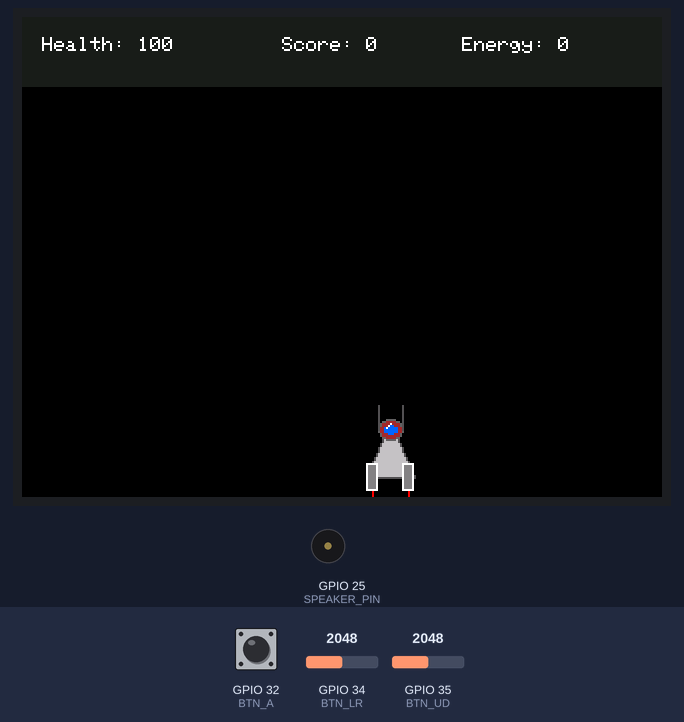
Recording of a sketch running on a simulated ESP32. On the bench: 320×240 colour display, buzzer (waves = sounding). The test bench sets the inputs (shaded band); at power-on: GPIO 32 (BTN_A) HIGH, GPIO 34 (BTN_LR) = 2048, GPIO 35 (BTN_UD) = 2048. Random numbers use the default seed unless the sketch sets one; what the sketch prints to the serial monitor is not drawn.

Above: at 1.4 s.
1.5 s: GPIO 32 (BTN_A) pulled LOW for 0.3 s
At 2.18 s:
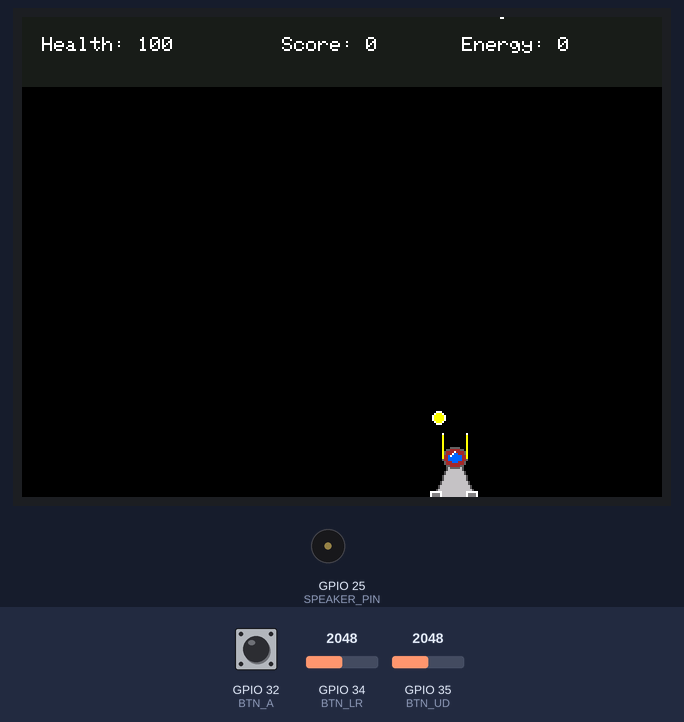
4.8 s: GPIO 32 (BTN_A) pulled LOW for 1 s
At 5.7 s:
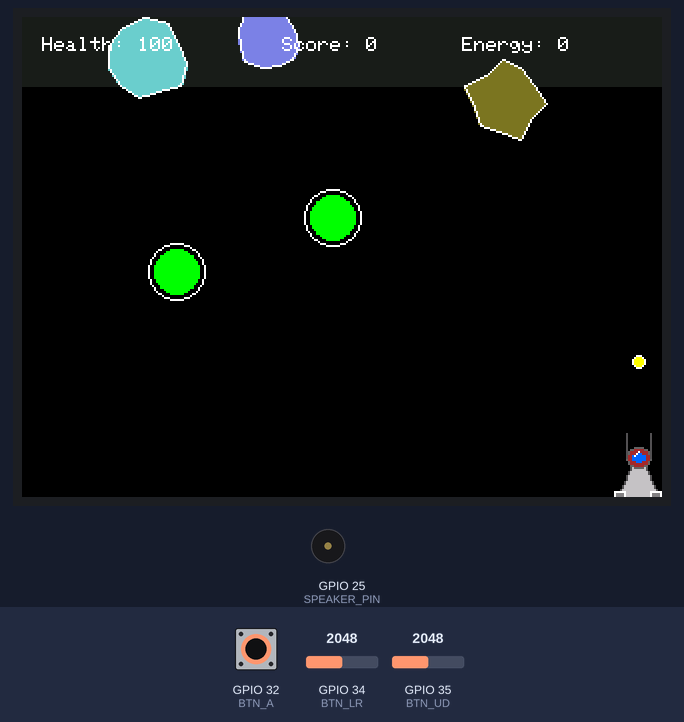
7.5 s: GPIO 32 (BTN_A) pulled LOW for 0.3 s
At 8.42 s:
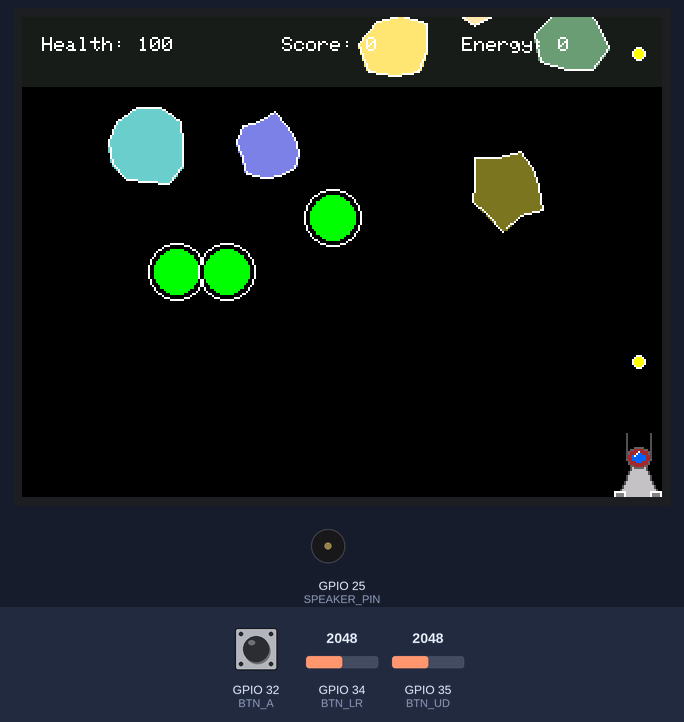
10.7 s: GPIO 34 (BTN_LR) set to 4040
At 11.55 s:
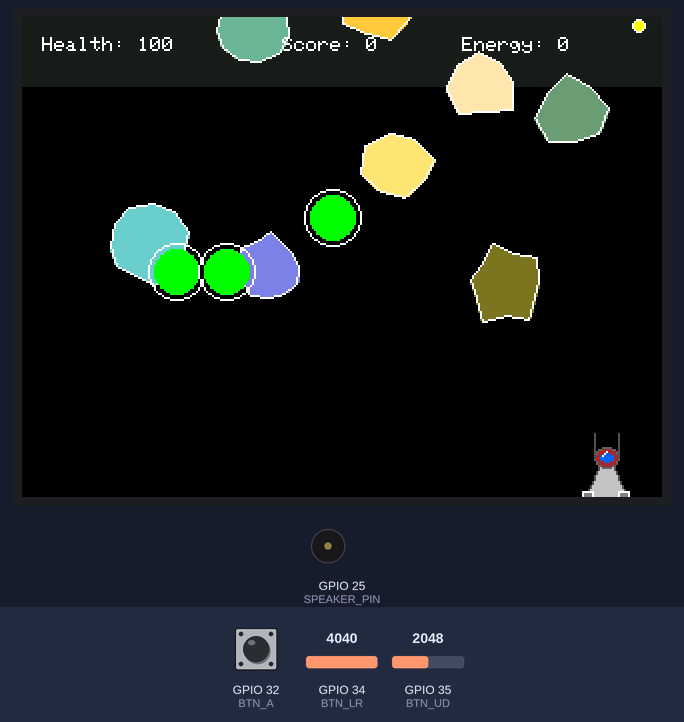
13.7 s: GPIO 35 (BTN_UD) set to 3969
16.7 s: GPIO 35 (BTN_UD) set to 4038
At 17.7 s:
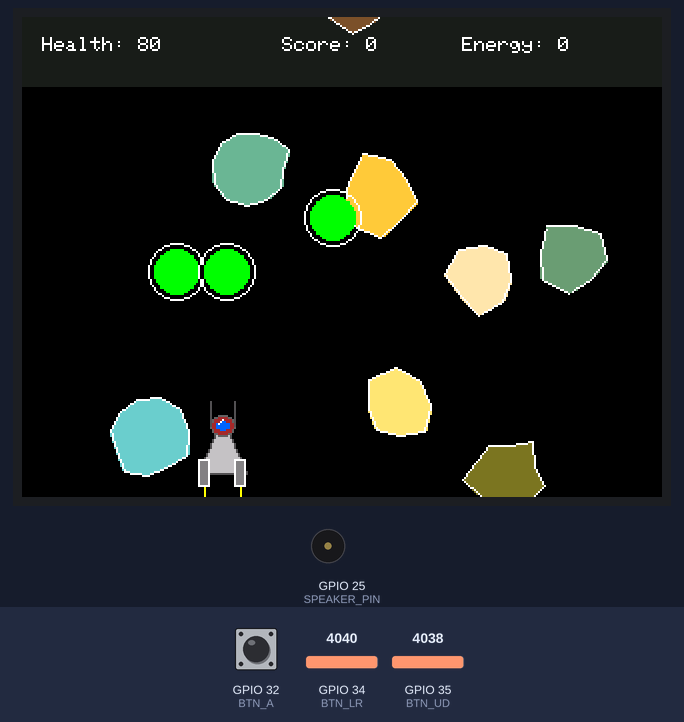
Timing chart, 0 to 19.7 s (numbered marks = the images above; inputs shaded):
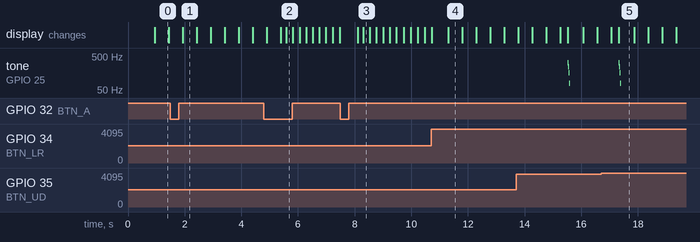

The sketch:

VIDI-X-meteor-blaster.ino
```cpp
#define LGFX_USE_V1
#include <LovyanGFX.hpp>
#include <FastLED.h>

class LGFX : public lgfx::LGFX_Device {
  lgfx::Panel_ILI9341 _panel_instance;
  lgfx::Bus_SPI _bus_instance;
public:
  LGFX(void) {
    { // Bus config
      auto cfg = _bus_instance.config();
      cfg.spi_host = VSPI_HOST;
      cfg.spi_mode = 0;
      cfg.freq_write = 40000000;
      cfg.freq_read = 16000000;
      cfg.spi_3wire = true;
      cfg.use_lock = true;
      cfg.dma_channel = 1;
      cfg.pin_sclk = 18;
      cfg.pin_mosi = 23;
      cfg.pin_miso = 19;
      cfg.pin_dc = 21;
      _bus_instance.config(cfg);
      _panel_instance.setBus(&_bus_instance);
    }
    { // Panel config
      auto cfg = _panel_instance.config();
      cfg.pin_cs = 5;
      cfg.pin_rst = -1;
      cfg.pin_busy = -1;
      cfg.memory_width = 240;
      cfg.memory_height = 320;
      cfg.panel_width = 240;
      cfg.panel_height = 320;
      cfg.offset_x = 0;
      cfg.offset_y = 0;
      cfg.offset_rotation = 1;
      cfg.dummy_read_pixel = 8;
      cfg.dummy_read_bits = 1;
      cfg.readable = true;
      cfg.invert = false;
      cfg.rgb_order = false;
      cfg.dlen_16bit = false;
      cfg.bus_shared = true;
      _panel_instance.config(cfg);
    }
    setPanel(&_panel_instance);
  }
};

static LGFX lcd;
static LGFX_Sprite canvas(&lcd);

#define LED_PIN 26
#define NUM_LEDS 5
CRGB leds[NUM_LEDS];

#define SPEAKER_PIN 25
#define LEDC_CHANNEL 0
#define LEDC_RESOLUTION 8
#define LEDC_BASE_FREQ 2000

#define SCREEN_WIDTH 320
#define SCREEN_HEIGHT 240
#define UI_HEIGHT 35
#define PLAYER_SIZE 24
#define MAX_METEORS 8
#define MAX_CELLS 3

#define BTN_LR   34
#define BTN_UD   35
#define BTN_A    32
#define BTN_RESTART 0

#define MOVE_STEP 8

#define BULLET_SPEED 14
#define BULLET_MAX 8

// -- Boje --
#define COLOR_UI_BG 0x18E3
#define COLOR_TEXT  0xFFFF

struct Meteor {
  float x, y;
  float dx, dy;
  float speed;
  int size;
  bool active;
  float angle;
  float rotationSpeed;
  uint8_t points;
  float offsets[16];
  uint16_t color;
  bool isSmall;
  int impact; // za sudare
};

struct Bullet {
  float x, y, dx, dy;
  bool active;
};

struct EnergyCell {
  float x, y;
  bool collected;
};

struct Player {
  float x, y;
  int health;
  int energy;
  int score;
};

Player player;
Meteor meteors[MAX_METEORS];
EnergyCell cells[MAX_CELLS];
Bullet bullets[BULLET_MAX];

unsigned long lastSpawn = 0;
bool gameOver = false;

// --- Topovi animacija
bool cannonFired = false;
unsigned long lastCannonFlash = 0;
#define CANNON_FLASH_MS 70

// --- Prototipovi ---
void initGame();
void generateMeteor();
void generateEnergyCell();
void updateGame();
void updatePlayerMovement();
void drawGame();
void drawMeteor(Meteor &m);
void playCollectSound();
void playCollisionSound();
void showGameOver();
void fireCannon();
void updateBullets();
void drawBullets();
void splitMeteor(Meteor &m);

// --- Setup ---
void setup() {
  Serial.begin(115200);

  lcd.init();
  lcd.setRotation(0);
  lcd.fillScreen(0x0000);
  canvas.setPsram(true);
  bool ok = canvas.createSprite(SCREEN_WIDTH, SCREEN_HEIGHT);
  Serial.println(ok ? "Canvas created!" : "Canvas FAIL!");
  if (!ok) while(1) delay(1000);

  FastLED.addLeds<WS2812B, LED_PIN, GRB>(leds, NUM_LEDS);
  ledcSetup(LEDC_CHANNEL, LEDC_BASE_FREQ, LEDC_RESOLUTION);
  ledcAttachPin(SPEAKER_PIN, LEDC_CHANNEL);

  pinMode(BTN_LR, INPUT);
  pinMode(BTN_UD, INPUT);
  pinMode(BTN_A, INPUT_PULLUP);
  pinMode(BTN_RESTART, INPUT_PULLUP);

  initGame();
}

void initGame() {
  player.x = SCREEN_WIDTH/2;
  player.y = SCREEN_HEIGHT - 50;
  player.health = 100;
  player.energy = 0;
  player.score = 0;
  for(int i=0; i<MAX_METEORS; i++) meteors[i].active = false;
  for(int i=0; i<MAX_CELLS; i++) cells[i].collected = true;
  for(int i=0; i<BULLET_MAX; i++) bullets[i].active = false;
  gameOver = false;
}

// --- Meteoriti ---
void generateMeteor() {
  for(int i=0; i<MAX_METEORS; i++) {
    if(!meteors[i].active) {
      meteors[i].x = random(40, SCREEN_WIDTH-40);
      meteors[i].y = -30;
      meteors[i].speed = random(2, 5);
      meteors[i].size = random(36, 48);
      meteors[i].active = true;
      meteors[i].angle = random(0, 360) * 0.01745;
      meteors[i].rotationSpeed = (random(-8,9)) * 0.008;
      meteors[i].points = random(8, 13);
      for(uint8_t j=0; j<meteors[i].points; j++)
        meteors[i].offsets[j] = meteors[i].size/2 * (0.7 + random(0, 31) * 0.01);
      int tint = random(3);
      if (tint == 0)
        meteors[i].color = 0x7BEF + random(-500, 500);
      else if (tint == 1)
        meteors[i].color = 0x6DEF + random(-600, 300);
      else
        meteors[i].color = 0xFEA0 + random(-400, 200);
      meteors[i].dx = 0;
      meteors[i].dy = meteors[i].speed;
      meteors[i].isSmall = false;
      meteors[i].impact = meteors[i].size / 4 + 3;
      break;
    }
  }
}

// --- Energijske ćelije ---
void generateEnergyCell() {
  for(int i=0; i<MAX_CELLS; i++) {
    if(cells[i].collected) {
      cells[i].x = random(50, SCREEN_WIDTH-50);
      cells[i].y = random(100, SCREEN_HEIGHT-100);
      cells[i].collected = false;
      break;
    }
  }
}

// --- Kretanje igrača s analogRead (VIDI X joystick stil) ---
void updatePlayerMovement() {
  int analogLR = analogRead(BTN_LR);
  int analogUD = analogRead(BTN_UD);

  // Lijevo
  if (analogLR > 4000) player.x -= MOVE_STEP;
  // Desno
  if (analogLR > 1800 && analogLR < 2200) player.x += MOVE_STEP;
  // Gore
  if (analogUD > 4000) player.y -= MOVE_STEP;
  // Dolje
  if (analogUD > 1800 && analogUD < 2200) player.y += MOVE_STEP;

  // Clamp
  if (player.x < PLAYER_SIZE/2) player.x = PLAYER_SIZE/2;
  if (player.x > SCREEN_WIDTH-PLAYER_SIZE/2) player.x = SCREEN_WIDTH-PLAYER_SIZE/2;
  if (player.y < UI_HEIGHT + PLAYER_SIZE/2) player.y = UI_HEIGHT + PLAYER_SIZE/2;
  if (player.y > SCREEN_HEIGHT-PLAYER_SIZE/2) player.y = SCREEN_HEIGHT-PLAYER_SIZE/2;
}

// --- Metak (bullet) ---
void fireCannon() {
  for (int i=0; i<BULLET_MAX; i++) {
    if (!bullets[i].active) {
      bullets[i].x = player.x;
      bullets[i].y = player.y - PLAYER_SIZE/2 - 2;
      bullets[i].dx = 0;
      bullets[i].dy = -BULLET_SPEED;
      bullets[i].active = true;
      cannonFired = true;
      lastCannonFlash = millis();
      break;
    }
  }
}

// --- Update metka ---
void updateBullets() {
  for (int i=0; i<BULLET_MAX; i++) {
    if (bullets[i].active) {
      bullets[i].x += bullets[i].dx;
      bullets[i].y += bullets[i].dy;
      if (bullets[i].y < 0) bullets[i].active = false;
    }
  }
}

void drawBullets() {
  for (int i=0; i<BULLET_MAX; i++) {
    if (bullets[i].active) {
      canvas.fillCircle(bullets[i].x, bullets[i].y, 3, 0xFFE0);
      canvas.drawCircle(bullets[i].x, bullets[i].y, 3, 0xFFFF);
    }
  }
}

// --- Meteoriti “split” i sudari ---
void splitMeteor(Meteor &m) {
  m.active = false;
  int smallCount = random(2, 4);
  for (int s=0; s<smallCount; s++) {
    for (int i=0; i<MAX_METEORS; i++) {
      if (!meteors[i].active) {
        meteors[i] = m;
        meteors[i].active = true;
        meteors[i].size = m.size / 2 + random(-3, 3);
        meteors[i].isSmall = true;
        meteors[i].impact = meteors[i].size / 5 + 1;
        float angle = random(0, 360) * 0.01745;
        float spd = random(3, 7);
        meteors[i].dx = cos(angle) * spd;
        meteors[i].dy = sin(angle) * spd;
        meteors[i].angle += random(-30, 30) * 0.01745;
        meteors[i].rotationSpeed = m.rotationSpeed * (0.7 + random(-10,10)*0.01);
        meteors[i].color += random(-300, 300);
        break;
      }
    }
  }
}

// --- Glavni update ---
void updateGame() {
  updatePlayerMovement();

  // Meteoriti i ćelije
  if(millis() - lastSpawn > 1100) {
    generateMeteor();
    if(random(100) < 30) generateEnergyCell();
    lastSpawn = millis();
  }


for(int i=0;i<MAX_METEORS;i++) {
  if(meteors[i].active) {

  meteors[i].y += 1; // BRUTALNO ubrzaj pad da vidiš efekt!

    //Serial.printf("Meteor #%d: x=%.1f y=%.1f size=%d\n", i, meteors[i].x, meteors[i].y, meteors[i].size);
  }
}

  // Meteoriti “fizika”
  for(int i=0; i<MAX_METEORS; i++) {
    if(meteors[i].active) {
      meteors[i].x += meteors[i].dx;
      meteors[i].y += meteors[i].dy;
      meteors[i].angle += meteors[i].rotationSpeed;
      // Odbijanje od rubova
      if (meteors[i].x < meteors[i].size/2 || meteors[i].x > SCREEN_WIDTH-meteors[i].size/2)
        meteors[i].dx = -meteors[i].dx;
      //if (meteors[i].y > SCREEN_HEIGHT - meteors[i].size/2) {
      //  meteors[i].dy = -abs(meteors[i].dy); // odbij se samo od dna prema gore
      //}
      if (meteors[i].x < -50 || meteors[i].x > SCREEN_WIDTH+50 ||
          meteors[i].y < -50 || meteors[i].y > SCREEN_HEIGHT+50)
        meteors[i].active = false;


      // Meteor sudari s drugim meteoritom
      for(int j=i+1; j<MAX_METEORS; j++) {
        if (meteors[j].active) {
          float dx = meteors[j].x - meteors[i].x;
          float dy = meteors[j].y - meteors[i].y;
          float dist = sqrt(dx*dx+dy*dy);
          float minDist = meteors[i].size/2 + meteors[j].size/2;
          if (dist < minDist && dist > 1) {
            float nx = dx/dist, ny = dy/dist;
            float dvx = meteors[i].dx - meteors[j].dx;
            float dvy = meteors[i].dy - meteors[j].dy;
            float impact = dvx*nx + dvy*ny;
            if (impact < 0) {
              float force = (meteors[i].impact + meteors[j].impact) / 2.0;
              meteors[i].dx -= nx * force / meteors[i].impact;
              meteors[i].dy -= ny * force / meteors[i].impact;
              meteors[j].dx += nx * force / meteors[j].impact;
              meteors[j].dy += ny * force / meteors[j].impact;
            }
          }
        }
      }
      // Van ekrana
      if (meteors[i].x < -50 || meteors[i].x > SCREEN_WIDTH+50 ||
          meteors[i].y < -50 || meteors[i].y > SCREEN_HEIGHT+50)
        meteors[i].active = false;
    }
  }

  // Meteoriti i igrač sudar
  for(int i=0; i<MAX_METEORS; i++) {
    if(meteors[i].active) {
      float dx = player.x - meteors[i].x;
      float dy = player.y - meteors[i].y;
      float dist = sqrt(dx*dx + dy*dy);
      if(dist < PLAYER_SIZE/2 + meteors[i].size/2 * 0.85) {
        player.health -= meteors[i].isSmall ? 8 : 20;
        meteors[i].active = false;
        playCollisionSound();
      }
    }
  }

  // Energijske ćelije
  for(int i=0; i<MAX_CELLS; i++) {
    if(!cells[i].collected) {
      float dx = player.x - cells[i].x;
      float dy = player.y - cells[i].y;
      if (sqrt(dx*dx + dy*dy) < 28) {
        player.energy += 25;
        player.score += 100;
        cells[i].collected = true;
        playCollectSound();
      }
    }
  }

  updateBullets();

  // Metak i meteorit
  for (int b=0; b<BULLET_MAX; b++) {
    if (bullets[b].active) {
      for (int m=0; m<MAX_METEORS; m++) {
        if (meteors[m].active) {
          float dx = bullets[b].x - meteors[m].x;
          float dy = bullets[b].y - meteors[m].y;
          float d = sqrt(dx*dx + dy*dy);
          if (d < meteors[m].size/2) {
            bullets[b].active = false;
            if (!meteors[m].isSmall && meteors[m].size > 20) {
              splitMeteor(meteors[m]);
            } else {
              meteors[m].active = false;
            }
            player.score += meteors[m].isSmall ? 30 : 100;
            break;
          }
        }
      }
    }
  }

  if(player.health <= 0) gameOver = true;
}

// --- Crtanje meteora ---
void drawMeteor(Meteor &m) {
  float cx = m.x, cy = m.y;
  uint8_t pts = m.points;
  float a = m.angle;
  int16_t px[16], py[16];
  for(uint8_t j=0; j<pts; j++) {
    float theta = a + j * (2*PI/pts);
    float r = m.offsets[j];
    px[j] = cx + cos(theta) * r;
    py[j] = cy + sin(theta) * r;
  }
  for (uint8_t j = 0; j < pts; j++) {
    uint8_t next = (j + 1) % pts;
    canvas.fillTriangle(cx, cy, px[j], py[j], px[next], py[next], m.color);
    canvas.drawLine(px[j], py[j], px[next], py[next], 0xFFFF);
  }
}

// --- Player ship, refleksije, sjaj, topovi ---
void drawPlayerShip(float x, float y) {
  int shipW = PLAYER_SIZE;
  int shipH = PLAYER_SIZE+8;
  int canopyH = 10;
  int motorW = 6;
  int motorH = 14;
  int fireLen = 16;

  // Tijelo broda
  canvas.fillTriangle(
    x - shipW/2, y + shipH/2,
    x + shipW/2, y + shipH/2,
    x,           y - shipH/2 + 4,
    0xC618
  );
  canvas.drawTriangle(
    x - shipW/2, y + shipH/2,
    x + shipW/2, y + shipH/2,
    x,           y - shipH/2 + 4,
    0x528A
  );

  // Kupola + refleksija
  canvas.fillEllipse(x, y - shipH/4, shipW/4, canopyH/2, 0xA145); // Smeđa
  canvas.drawEllipse(x, y - shipH/4, shipW/4, canopyH/2, 0x630C);
  canvas.fillEllipse(x, y - shipH/4, shipW/7, canopyH/4, 0x033F); // plavi sjaj
  canvas.drawLine(x - shipW/12, y - shipH/4 - 1, x, y - shipH/4 - 3, 0xFFFF); // window reflection

  // Motori
  int mx1 = x - shipW/2 + motorW/2;
  int mx2 = x + shipW/2 - motorW/2;
  int my  = y + shipH/2 - motorH/2;
  canvas.fillRect(mx1 - motorW/2, my, motorW, motorH, 0x8410);
  canvas.fillRect(mx2 - motorW/2, my, motorW, motorH, 0x8410);
  canvas.drawRect(mx1 - motorW/2, my, motorW, motorH, 0xFFFF);
  canvas.drawRect(mx2 - motorW/2, my, motorW, motorH, 0xFFFF);

  // Vatra iz motora
  for (int f=0; f<3; f++) {
    int fireOff = random(-2,3);
    uint16_t fireColor = (random(2)==0) ? 0xF800 : 0xFFE0;
    canvas.drawLine(mx1, my+motorH, mx1 + fireOff, my+motorH+fireLen + random(4), fireColor);
    fireColor = (random(2)==0) ? 0xF800 : 0xFFE0;
    canvas.drawLine(mx2, my+motorH, mx2 + fireOff, my+motorH+fireLen + random(4), fireColor);
  }

  // Topovi (treptanje kad puca)
  int noseY = y - shipH/2 + 4;
  int noseX = x;
  uint16_t cannonColor = (cannonFired && millis() - lastCannonFlash < CANNON_FLASH_MS) ? 0xFFE0 : 0x528A;
  canvas.drawLine(noseX-6, noseY+4, noseX-6, noseY-8, cannonColor);
  canvas.drawLine(noseX+6, noseY+4, noseX+6, noseY-8, cannonColor);
  if (cannonFired && millis() - lastCannonFlash < CANNON_FLASH_MS) {
    canvas.drawPixel(noseX-6, noseY-8, 0xFFFF);
    canvas.drawPixel(noseX+6, noseY-8, 0xFFFF);
  }
}

// --- Crtanje igre ---
void drawGame() {
  canvas.fillScreen(0x0000);
  canvas.fillRect(0, 0, SCREEN_WIDTH, UI_HEIGHT, COLOR_UI_BG);

  // Meteoriti
  for(int i=0; i<MAX_METEORS; i++) if(meteors[i].active) drawMeteor(meteors[i]);
  // Energijske ćelije
  for(int i=0; i<MAX_CELLS; i++) {
    if(!cells[i].collected) {
      canvas.fillCircle(cells[i].x, cells[i].y, 11, 0x07E0);
      canvas.drawCircle(cells[i].x, cells[i].y, 14, 0xFFFF);
    }
  }
  // Player brod
  drawPlayerShip(player.x, player.y);
  // Metci
  drawBullets();

  // UI
  canvas.setTextColor(COLOR_TEXT);
  canvas.setTextSize(1);
  canvas.setCursor(10,10);  canvas.printf("Health: %d", player.health);
  canvas.setCursor(SCREEN_WIDTH-100,10);  canvas.printf("Energy: %d", player.energy);
  canvas.setCursor(SCREEN_WIDTH/2-30,10); canvas.printf("Score: %d", player.score);

  canvas.pushSprite(0,0);

  if (cannonFired && millis() - lastCannonFlash > CANNON_FLASH_MS)
    cannonFired = false;
}

// --- Zvuk ---
void playCollectSound() {
  ledcWriteTone(LEDC_CHANNEL, 1040);
  delay(36);
  ledcWriteTone(LEDC_CHANNEL, 0);
}

void playCollisionSound() {
  for(int i=320; i>=70; i-=80) {
    ledcWriteTone(LEDC_CHANNEL, i);
    delay(18);
  }
  ledcWriteTone(LEDC_CHANNEL, 0);
}

// --- Game over ekran ---
void showGameOver() {
  canvas.fillScreen(0x0000);
  canvas.setTextSize(2);
  canvas.setCursor(90,100);
  canvas.print("GAME OVER");
  canvas.setCursor(68,140);
  canvas.printf("Final Score: %d", player.score);
  canvas.setTextSize(1);
  canvas.setCursor(90, 180);
  canvas.print("Drzi tipku za restart");
  canvas.pushSprite(0,0);
  if(digitalRead(BTN_RESTART) == LOW) {
    initGame();
    delay(400);
  }
}

// --- Loop ---
void loop() {
  static bool lastFire = HIGH;
  bool nowFire = digitalRead(BTN_A);
  if (lastFire == HIGH && nowFire == LOW) {
    fireCannon();
  }
  lastFire = nowFire;

  if(!gameOver) {
    updateGame();
    drawGame();
    delay(16); // ~60 FPS
  } else {
    showGameOver();
  }
}
```

Measured:
- the behaviour switches between 4000 and 4001 on GPIO 35 (BTN_UD) (found by bisection; images 4 and 5)
- by itself, tone on GPIO 25 (SPEAKER_PIN): plays 320 Hz for 0.02 s, 240 Hz for 0.02 s, 160 Hz for 0.02 s, 80 Hz for 0.02 s
- what the display in image 0 shows lasts 0.4 s, from 1.0 s to 1.4 s
